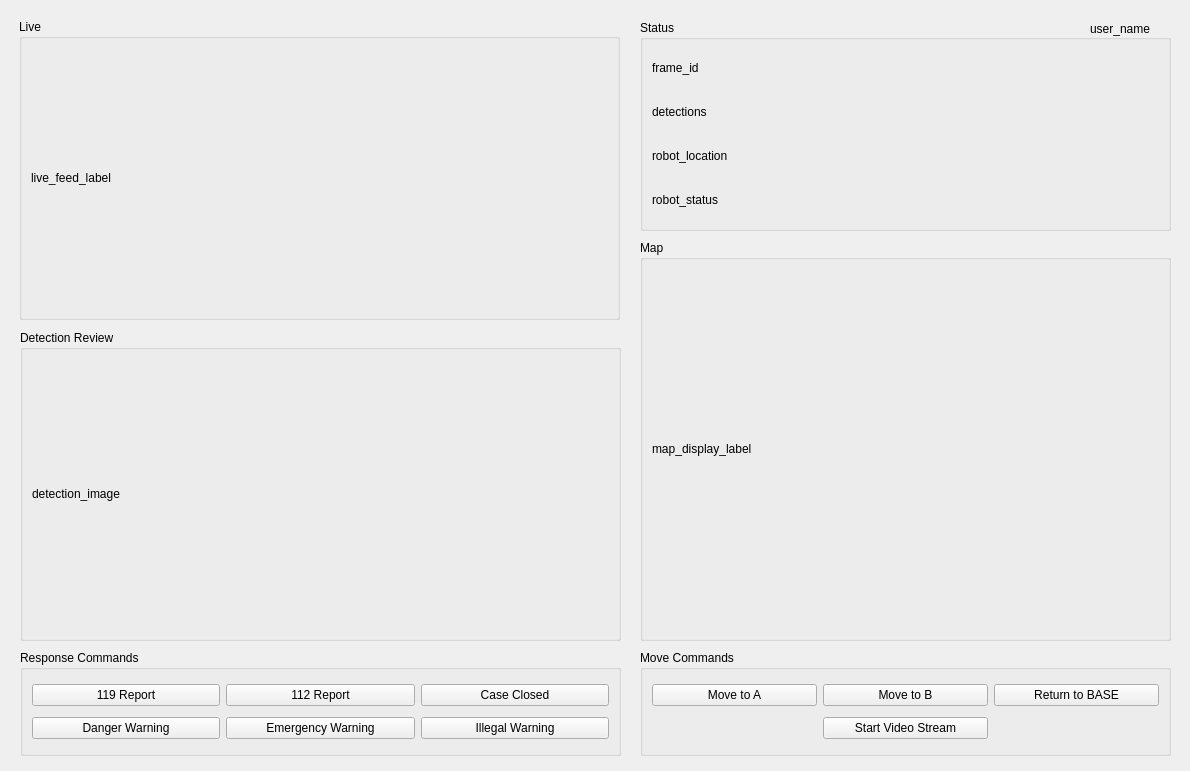
<?xml version="1.0" encoding="UTF-8"?>
<ui version="4.0">
 <class>Form</class>
 <widget class="QWidget" name="Form">
  <property name="windowModality">
   <enum>Qt::NonModal</enum>
  </property>
  <property name="geometry">
   <rect>
    <x>0</x>
    <y>0</y>
    <width>1190</width>
    <height>771</height>
   </rect>
  </property>
  <property name="windowTitle">
   <string>Form</string>
  </property>
  <widget class="QWidget" name="widget" native="true">
   <property name="enabled">
    <bool>true</bool>
   </property>
   <property name="geometry">
    <rect>
     <x>10</x>
     <y>10</y>
     <width>621</width>
     <height>751</height>
    </rect>
   </property>
   <property name="acceptDrops">
    <bool>false</bool>
   </property>
   <property name="autoFillBackground">
    <bool>false</bool>
   </property>
   <widget class="QGroupBox" name="live">
    <property name="geometry">
     <rect>
      <x>9</x>
      <y>9</y>
      <width>601</width>
      <height>301</height>
     </rect>
    </property>
    <property name="title">
     <string>Live</string>
    </property>
    <layout class="QGridLayout" name="gridLayout">
     <item row="0" column="0" rowspan="2">
      <widget class="QLabel" name="live_feed_label">
       <property name="text">
        <string>live_feed_label</string>
       </property>
      </widget>
     </item>
    </layout>
   </widget>
   <widget class="QGroupBox" name="detection_review">
    <property name="geometry">
     <rect>
      <x>10</x>
      <y>320</y>
      <width>601</width>
      <height>311</height>
     </rect>
    </property>
    <property name="title">
     <string>Detection Review</string>
    </property>
    <layout class="QGridLayout" name="gridLayout_4">
     <item row="1" column="0">
      <widget class="QLabel" name="detection_image">
       <property name="text">
        <string>detection_image</string>
       </property>
      </widget>
     </item>
    </layout>
   </widget>
   <widget class="QGroupBox" name="response_commands">
    <property name="geometry">
     <rect>
      <x>10</x>
      <y>640</y>
      <width>601</width>
      <height>106</height>
     </rect>
    </property>
    <property name="title">
     <string>Response Commands</string>
    </property>
    <layout class="QGridLayout" name="gridLayout_6">
     <item row="1" column="0">
      <widget class="QPushButton" name="btn_danger_warning">
       <property name="text">
        <string>Danger Warning</string>
       </property>
      </widget>
     </item>
     <item row="0" column="0">
      <widget class="QPushButton" name="btn_fire_report">
       <property name="text">
        <string>119 Report</string>
       </property>
      </widget>
     </item>
     <item row="0" column="1">
      <widget class="QPushButton" name="btn_police_report">
       <property name="text">
        <string>112 Report</string>
       </property>
      </widget>
     </item>
     <item row="1" column="1">
      <widget class="QPushButton" name="btn_emergency_warning">
       <property name="text">
        <string>Emergency Warning</string>
       </property>
      </widget>
     </item>
     <item row="0" column="2">
      <widget class="QPushButton" name="btn_case_closed">
       <property name="text">
        <string>Case Closed</string>
       </property>
      </widget>
     </item>
     <item row="1" column="2">
      <widget class="QPushButton" name="btn_illegal_warning">
       <property name="text">
        <string>Illegal Warning</string>
       </property>
      </widget>
     </item>
    </layout>
   </widget>
  </widget>
  <widget class="QWidget" name="widget_2" native="true">
   <property name="geometry">
    <rect>
     <x>630</x>
     <y>10</y>
     <width>551</width>
     <height>751</height>
    </rect>
   </property>
   <widget class="QGroupBox" name="status">
    <property name="geometry">
     <rect>
      <x>10</x>
      <y>10</y>
      <width>531</width>
      <height>211</height>
     </rect>
    </property>
    <property name="title">
     <string>Status</string>
    </property>
    <layout class="QGridLayout" name="gridLayout_2">
     <item row="1" column="0">
      <widget class="QLabel" name="detections">
       <property name="text">
        <string>detections</string>
       </property>
      </widget>
     </item>
     <item row="0" column="0">
      <widget class="QLabel" name="connectivity_label">
       <property name="text">
        <string>frame_id</string>
       </property>
      </widget>
     </item>
     <item row="2" column="0">
      <widget class="QLabel" name="robot_location">
       <property name="text">
        <string>robot_location</string>
       </property>
      </widget>
     </item>
     <item row="3" column="0">
      <widget class="QLabel" name="robot_status">
       <property name="text">
        <string>robot_status</string>
       </property>
      </widget>
     </item>
    </layout>
   </widget>
   <widget class="QGroupBox" name="map">
    <property name="geometry">
     <rect>
      <x>10</x>
      <y>230</y>
      <width>531</width>
      <height>401</height>
     </rect>
    </property>
    <property name="title">
     <string>Map</string>
    </property>
    <layout class="QGridLayout" name="gridLayout_3">
     <item row="1" column="1">
      <widget class="QLabel" name="map_display_label">
       <property name="text">
        <string>map_display_label</string>
       </property>
      </widget>
     </item>
    </layout>
   </widget>
   <widget class="QGroupBox" name="move_commands">
    <property name="geometry">
     <rect>
      <x>10</x>
      <y>640</y>
      <width>531</width>
      <height>106</height>
     </rect>
    </property>
    <property name="title">
     <string>Move Commands</string>
    </property>
    <layout class="QGridLayout" name="gridLayout_5">
     <item row="0" column="3">
      <widget class="QPushButton" name="btn_return_to_base">
       <property name="text">
        <string>Return to BASE</string>
       </property>
      </widget>
     </item>
     <item row="0" column="1">
      <widget class="QPushButton" name="btn_move_to_a">
       <property name="sizePolicy">
        <sizepolicy hsizetype="Minimum" vsizetype="Fixed">
         <horstretch>0</horstretch>
         <verstretch>0</verstretch>
        </sizepolicy>
       </property>
       <property name="text">
        <string>Move to A</string>
       </property>
      </widget>
     </item>
     <item row="0" column="2">
      <widget class="QPushButton" name="btn_move_to_b">
       <property name="text">
        <string>Move to B</string>
       </property>
      </widget>
     </item>
     <item row="1" column="2">
      <widget class="QPushButton" name="btn_start_video_stream">
       <property name="text">
        <string>Start Video Stream</string>
       </property>
      </widget>
     </item>
    </layout>
   </widget>
  </widget>
  <widget class="QLabel" name="label_user_name">
   <property name="geometry">
    <rect>
     <x>1090</x>
     <y>10</y>
     <width>507</width>
     <height>37</height>
    </rect>
   </property>
   <property name="text">
    <string>user_name</string>
   </property>
  </widget>
 </widget>
 <resources/>
 <connections/>
</ui>
